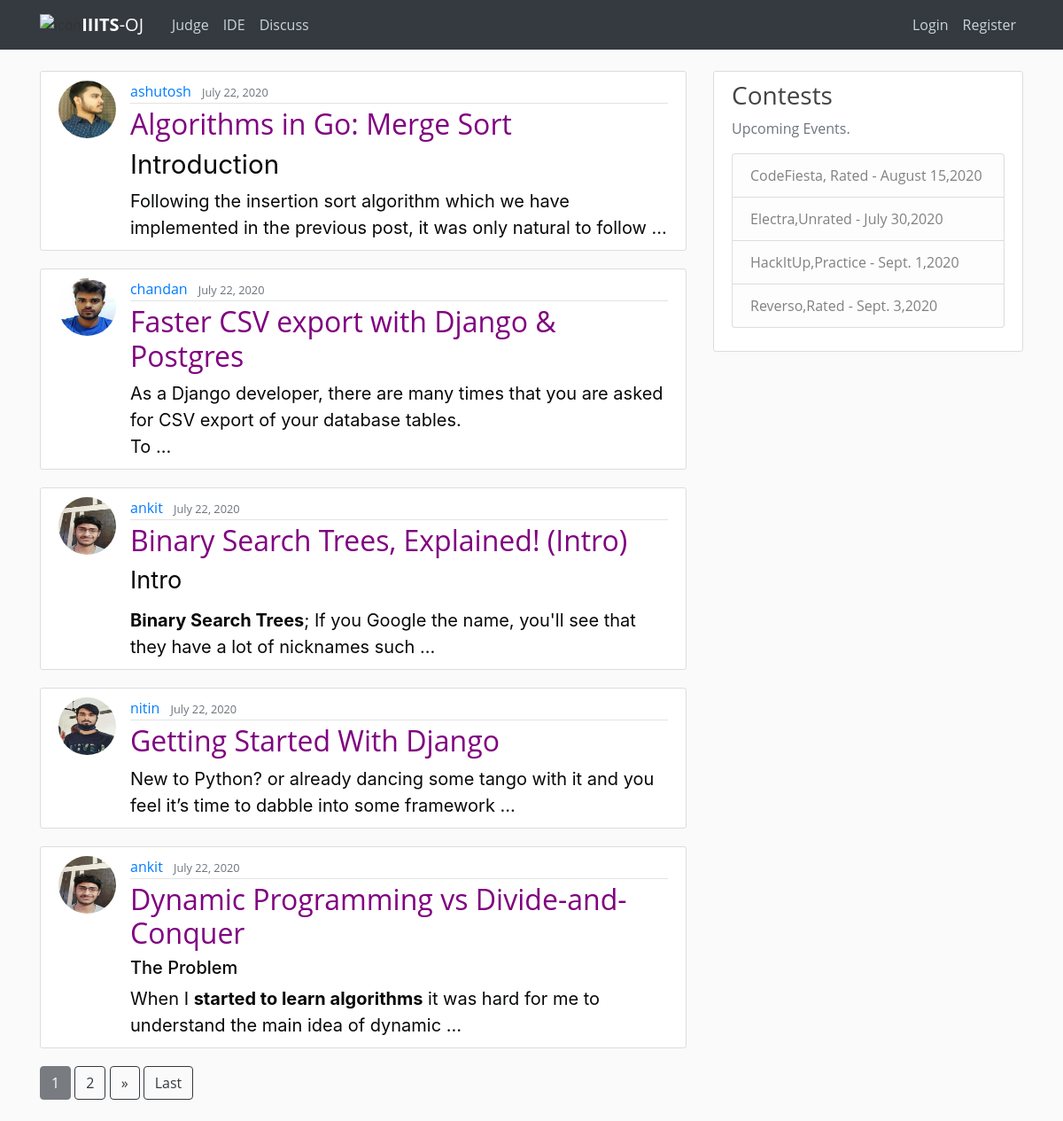
/discuss/, run on the app's committed database.
### blog/models.py (models this page shows, shortened)
class Post(models.Model):
    title = models.CharField(max_length=100)
    content = FroalaField(theme='gray')
    date_posted = models.DateTimeField(default=timezone.now)
    author = models.ForeignKey(User, on_delete=models.CASCADE)

### users/models.py (models this page shows, shortened)
class Profile(models.Model):
    user = models.OneToOneField(User,on_delete=models.CASCADE)
    image = models.ImageField(default='default.jpg',upload_to='profile_pics')
    institution = models.CharField(max_length=100,default="IIITS")
    bio = models.TextField(default="...")
    rating=models.IntegerField(default=0)
    hrating=models.IntegerField(default=0)
    star=models.IntegerField(default=1)
    ac_solution=models.IntegerField(default=0)
    wa_solution=models.IntegerField(default=0)
    tle_solution=models.IntegerField(default=0)
    ce_solution=models.IntegerField(default=0)
    re_solution=models.IntegerField(default=0)

### blog/views.py (the view)
# urls.py: path('', PostListView.as_view(), name='blog-home'),
class PostListView(ListView):
    model=Post
    template_name = 'blog/home.html' # <app>/<model>_<viewtype>.html
    context_object_name = 'posts'
    ordering = ['-date_posted']
    paginate_by = 5

### blog/templates/blog/home.html (shortened to what this page needs)
{% extends "blog/base.html" %}
{% block content %}
<link href="/static/froala_editor/css/froala_style.min.css" type="text/css" media="all" rel="stylesheet">
    {% for post in posts %}
    <article class="media content-section">
        <img class="rounded-circle article-img" src="{{ post.author.profile.image.url }}">
        <div class="media-body">
          <div class="article-metadata">
            <a class="mr-2 " href="{% url 'user-posts' post.author.username %}">{{ post.author }}</a>
            <small class="text-muted">{{ post.date_posted|date:"F d, Y"}}</small>
          </div>
          <h2><a class="article-title" style="color:purple" href="{% url 'post-detail' post.id %}">{{ post.title }}</a></h2>
       <div class="fr-view">
         <div class="trun" >
        {{ post.content | safe |truncatewords_html:20}}
         </div>
         </div>
        </div>
      </article>
    {% endfor %}
    {% if is_paginated %}
       {% for num in page_obj.paginator.page_range %}
           {% if page_obj.number == num %}
           <a class="disabled btn btn-dark mb-4" href="?page={{ num }}" >{{num}}</a>
           {% elif num > page_obj.number|add:'-3' and  num < page_obj.number|add:'3' %}
           <a class="btn btn-outline-dark mb-4" href="?page={{ num }}" >{{num}}</a>
           {% endif %}
       {% endfor %}
       {% if page_obj.has_next %}
       <a class="btn btn-outline-dark mb-4" href="?page={{page_obj.next_page_number}}" >&raquo;</a>
       <a class="btn btn-outline-dark mb-4" href="?page={{ page_obj.paginator.num_pages}}" >Last</a>
       {% endif %}
    {% endif %}
{% endblock content %}

### blog/templates/blog/base.html (shortened to what this page needs)
{% load static %}
<!DOCTYPE html>
<html>
    <head>
       <link rel="stylesheet" href="https://stackpath.bootstrapcdn.com/bootstrap/4.4.1/css/bootstrap.min.css">
    <link rel="stylesheet" type="text/css" href="{% static 'blog/main.css' %}">
       <link rel="stylesheet" href="https://use.fontawesome.com/releases/v5.7.2/css/all.css">
    </head>
    <body>
        <header class="site-header">
            <nav class="navbar navbar-expand-md navbar-dark bg-dark fixed-top">
              <div class="container">
                <img class="logo-icon" src="{% static 'home/logo-icon.svg' %}" alt="icon"></span>
                <a class="navbar-brand mr-4" href="{% url 'home' %}"><strong>IIITS</strong>-OJ</a>
                <div class="collapse navbar-collapse" id="navbarToggle">
                  <div class="navbar-nav mr-auto">
                    <a class="nav-item nav-link" href="{% url 'judge' %}">Judge</a>
                    <a class="nav-item nav-link" href="{% url 'ide' %}">IDE</a>
                    <a class="nav-item nav-link" href="{% url 'blog-home' %}">Discuss</a>
                  </div>
                  <div class="navbar-nav">
                    {% if user.is_authenticated %}
                    <a class="nav-item nav-link" href="{% url 'post-create' %}">New Post</a>
                    <a class="nav-item nav-link" href="{% url 'profile' %}">Profile</a>
                    <a class="nav-item nav-link" href="{% url 'logout' %}">Logout</a>
                    {% else %}
                    <a class="nav-item nav-link" id="login" href="{% url 'login' %}?next={{request.path}}">Login</a>
                    <a class="nav-item nav-link" href="{% url 'register' %}">Register</a>
                    {% endif %}
                  </div>
                </div>
              </div>
            </nav>
          </header>
<main role="main" class="container">
    <div class="row">
      <div class="col-md-8">
        {% block content %}{% endblock %}
      </div>
      <div class="col-md-4">
        <div class="content-section">
          <h3>Contests</h3>
          <p class='text-muted'>Upcoming Events.
            <ul class="list-group">
              <li class="list-group-item list-group-item-light">CodeFiesta, Rated - August 15,2020 </li>
              <li class="list-group-item list-group-item-light">Electra,Unrated - July 30,2020</li>
              <li class="list-group-item list-group-item-light">HackItUp,Practice - Sept. 1,2020</li>
              <li class="list-group-item list-group-item-light">Reverso,Rated - Sept. 3,2020</li>
            </ul>
          </p>
        </div>
      </div>
    </div>
  </main>
</body>
</html>

### blog/static/blog/main.css (style rules this page uses)
body { background: #fafafa; color: #333333; margin-top: 5rem; }
h1, h2, h3, h4, h5, h6 { color: #444444; }
ul { margin: 0; }
.site-header .navbar-nav .nav-link { color: #cbd5db; }
.content-section { background: #ffffff; padding: 10px 20px; border: 1px solid #dddddd; border-radius: 3px; margin-bottom: 20px; }
.article-title { color: #444444; }
.article-img { height: 65px; width: 65px; margin-right: 16px; }
.article-metadata { padding-bottom: 1px; margin-bottom: 4px; border-bottom: 1px solid #e3e3e3 }

### blog/templates/blog/base.html (style rules this page uses)
body { font-family: 'Open Sans', arial, sans-serif; }

### data on the page
Post: author.profile.image (picture), author "ashutosh", date_posted "July 22, 2020", title "Algorithms in Go: Merge Sort", content "Introduction Following the insertion sort algorithm which we have implemented in the previous post, it was only natural to follow …"
Post: author.profile.image (picture), author "chandan", date_posted "July 22, 2020", title "Faster CSV export with Django & Postgres", content "As a Django developer, there are many times that you are asked for CSV export of your database tables. To …"
Post: author.profile.image (picture), author "ankit", date_posted "July 22, 2020", title "Binary Search Trees, Explained! (Intro)", content "Intro Binary Search Trees ; If you Google the name, you'll see that they have a lot of nicknames such …"
Post: author.profile.image (placeholder picture), author "nitin", date_posted "July 22, 2020", title "Getting Started With Django", content "New to Python? or already dancing some tango with it and you feel it’s time to dabble into some framework …"
Post: author.profile.image (picture), author "ankit", date_posted "July 22, 2020", title "Dynamic Programming vs Divide-and-Conquer", content "The Problem When I started to learn algorithms it was hard for me to understand the main idea of dynamic …"

### other printed values
{{ num }} "1"
{{ num }} "2"
